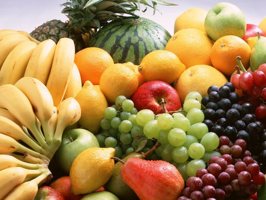
%> input picture assignment 2/superresolution/fruits.png, 266 x 200 px
$ octave superresolutionScript.m   (GNU Octave 9; MATLAB toolbox functions it lacks are replaced by stand-ins)
%> lines starting %> are read from the running program, lines starting %| are printed output that depends on the picture
### assignment 2/superresolution/superresolution_SIMONJENNI.m
function [u] = superresolution_SIMONJENNI(g,D,lambda)
% input: g: double gray scaled image
%        D: downscaling matrix
% lambda: parameter % output: u: inpainted image

[MD, ND] = size(g);
[MND, MN] = size(D);
SRfactor = sqrt(MND/MN);
M = MD / SRfactor;
N = ND / SRfactor;
u = reshape(D'*g(:),M,N)/SRfactor^2;

% Fixing parameters for the primal-dual algorithm
tau = 1/(sqrt(lambda));
sigma = 1/(tau*8);
theta = 1;
num_iterations = 3000;

% Initialize variables
u_bar = u;
w = zeros([size(u),2]);
v = zeros(MD,ND);

tic;
for i=1:num_iterations

    % v-Step
    v = (v+sigma*(reshape(D*u_bar(:), MD, ND)-g))/(1+sigma/lambda);

    % w-Step
    tmp = w+sigma*grad(u_bar);
    norm = sqrt(sum(sum(sum(tmp(:,:,:).^2))));
    w = tmp/max(1,norm);

    % u-Step
    u_old = u;
    u = u+tau*div(w)-tau*reshape(D'*v(:),M,N);

    % u_bar update
    du = theta*(u-u_old);
    u_bar = u+theta*(u-u_old);

    if sum(du(:).^2) < 1e-7
        break;
    end

end
toc;
u = u_bar;

end

function grad_x = grad(x)
% Computes the gradient of x using forward differences and Neumann boundary
% conditions.
grad_x = zeros([size(x) 2]);
grad_x(1:end-1,:,1) = x(2:end,:)-x(1:end-1,:);
grad_x(:,1:end-1,2) = x(:,2:end)-x(:,1:end-1);
end

function div_x = div(x)
% Computes the divergence of x using forward differences and Neumann
% boundary conditions. It is chosen such that it is the adjoint to the
% gradient operator grad(x).
term1 = zeros(size(x,1), size(x,2));
term2 = term1;
term1(2:end-1,:,1) = x(2:end-1,:,1)-x(1:end-2,:,1);
term1(end,:,1) = x(end-1,:,1);
term2(:,2:end-1) = x(:,2:end-1,2)-x(:,1:end-2,2);
term2(:,end) = x(:,end-1,2);
div_x = term1+term2;
end

% [4 lines left out: function cost, not called in this run]

### assignment 2/superresolution/superresolutionScript.m

clear all;
close all;
clc;

im = im2double( rgb2gray( imread('fruits.png') ) );
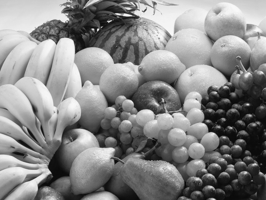
%> im: size 200x266 double; min 0.0157, max 0.988, mean 0.529
% im = im2double( rgb2gray( imread('cat.png') ) );

SRfactor = 2;

% build SRfactor x SRfactor downsample operator
[M, N] = size(im);
%> M = 200; N = 266
MD = M/SRfactor;
%> MD = 100
ND = N/SRfactor;
%> ND = 133
[x,y] = meshgrid(1:N,1:M);
cols = (x(:)-1)*SRfactor*MD+y(:);
rows = (floor((x(:)-1)/SRfactor))*MD+floor((y(:)-1)/SRfactor)+1;
vals = 1/SRfactor^2*ones(M*N,1);
D = sparse(rows,cols,vals,MD*ND,M*N);

% create input image
g = reshape(D*im(:),M/SRfactor,N/SRfactor);
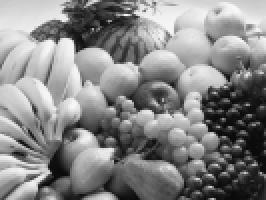
%> g: size 100x133 double (shown 2 times larger); min 0.0402, max 0.972, mean 0.529

lambda = 90;

uG = superresolution_SIMONJENNI(g,D,lambda);
%> the loop in superresolution_SIMONJENNI, `for i=1:num_iterations` made 1230 passes
%> norm on passes 1 to 3: 27.44, 27.85, 27.58
%> pass 1, in div, `div_x = term1+term2;`:
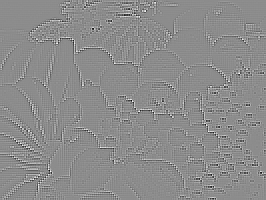
%> div_x: size 200x266 double; min -0.0533, max 0.0434, mean 5.74e-21; drawn with min black and max white
%> after the loop in superresolution_SIMONJENNI, `for i=1:num_iterations`:
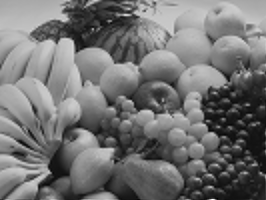
%> u: size 200x266 double; min -0.0526, max 1.24, mean 0.529; drawn with min black and max white
%> after the loop in superresolution_SIMONJENNI, `for i=1:num_iterations`:
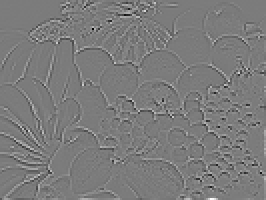
%> v: size 100x133 double (shown 2 times larger); min -0.155, max 0.164, mean 0.00017; drawn with min black and max white

figure;
disp = [uG, 0*im; ...
        im, imresize(g,[M N],'nearest') ];
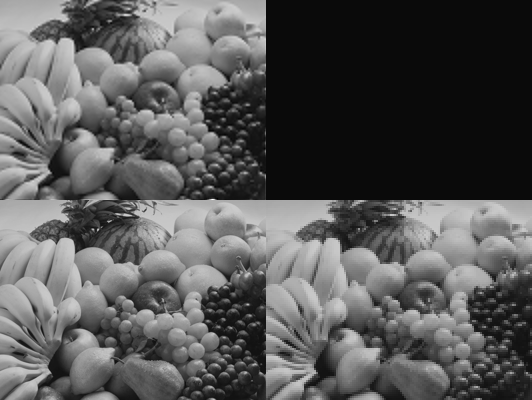
%> disp: size 400x532 double; min -0.0526, max 1.24, mean 0.397; drawn with min black and max white
imshow(disp);
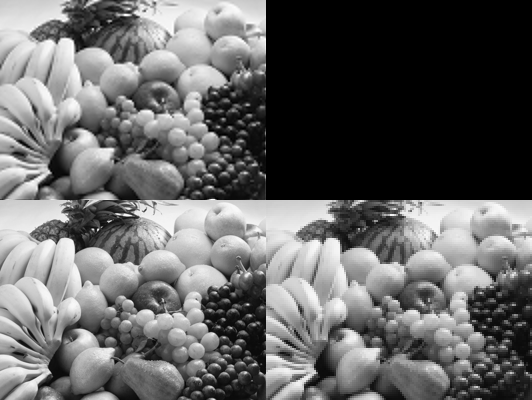
%> displayed picture: size 400x532, on the screen's scale of 0 to 255; min 0, max 255, mean 101.1

sum(sum((uG-im).^2))
%> ans = 64.72

$ run again, with assignment 2/superresolution/cat.png copied over assignment 2/superresolution/fruits.png
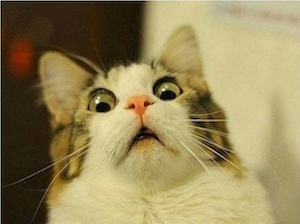
%> input picture assignment 2/superresolution/cat.png, 300 x 224 px
%> the loop in superresolution_SIMONJENNI, `for i=1:num_iterations` made 3000 passes
%> norm on passes 1 to 3: 15.22, 15.63, 15.37
%> pass 1, in div, `div_x = term1+term2;`:
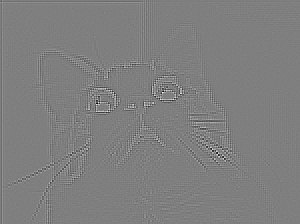
%> div_x: size 224x300 double; min -0.0762, max 0.0764, mean -5.37e-21; drawn with min black and max white
%> `imshow(disp);`:
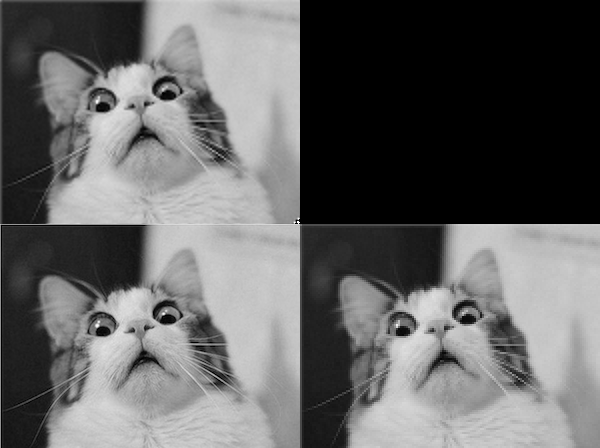
%> displayed picture: size 448x600, on the screen's scale of 0 to 255; min 0, max 255, mean 100.4
%> ans = 4290.2
